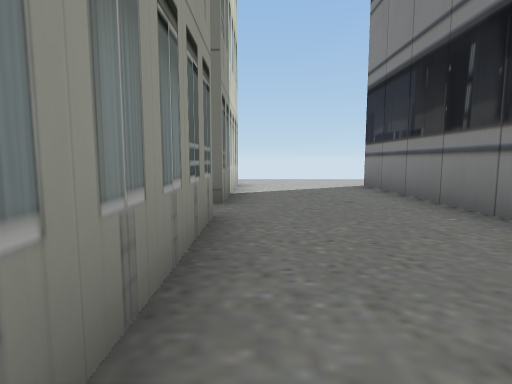
[1] (above)

24 first-person views from a walk through a 3-D level made in the Unity game engine. The camera is 1.3 m above the floor, tilts 6° down and sees 80° across. The floor is counted in squares, 2 m on a side. Each view is taken from the middle of a square. On the plan, view 1 faces up. The plan holds only what a view shows up to about 10 squares ahead; the rest is blank. The place goes on beyond the plan. Some surface patterns are stand-ins.

[2]
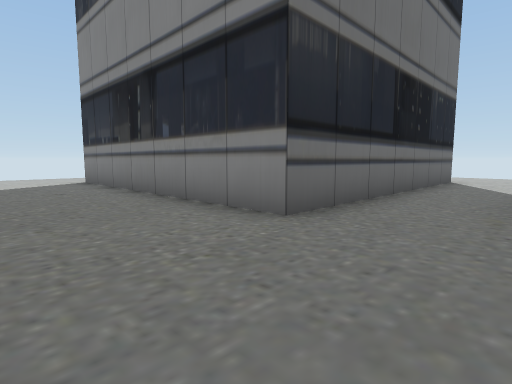

[3]
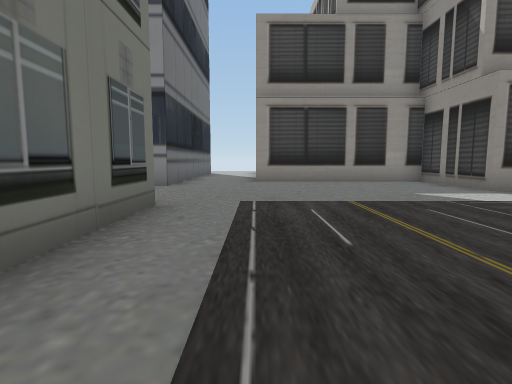

[4]
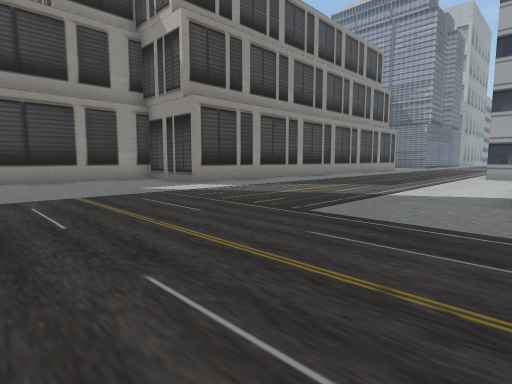

[5]
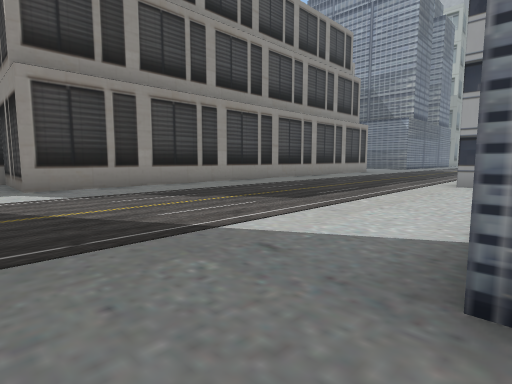

[6]
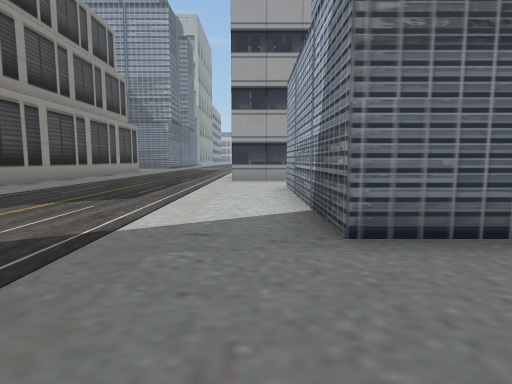

[7]
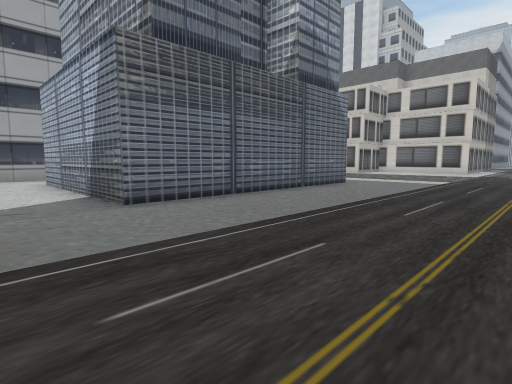

[8]
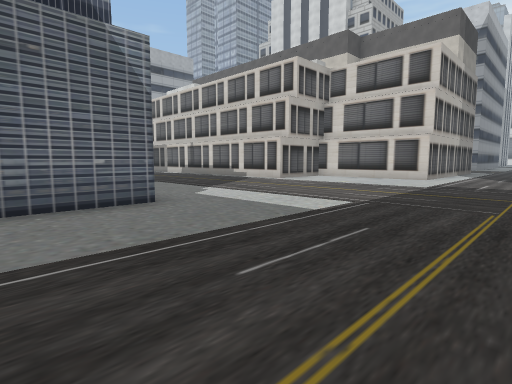

[9]
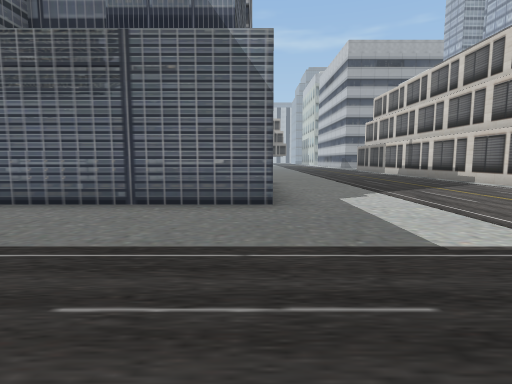

[10]
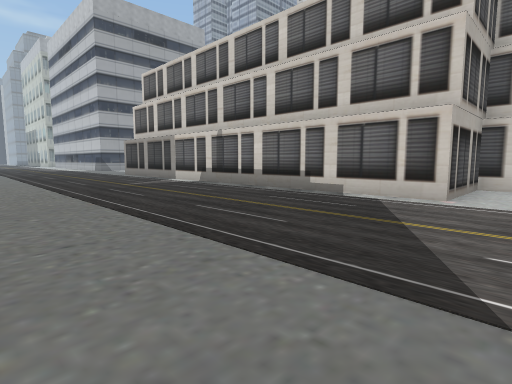

[11]
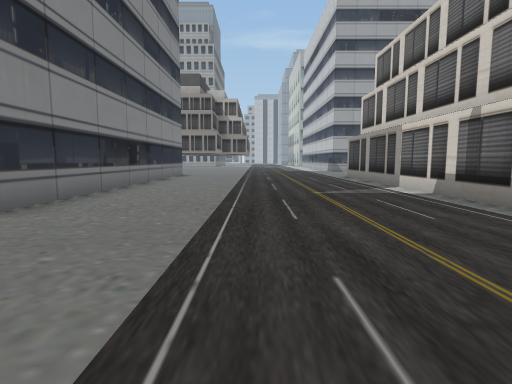

[12]
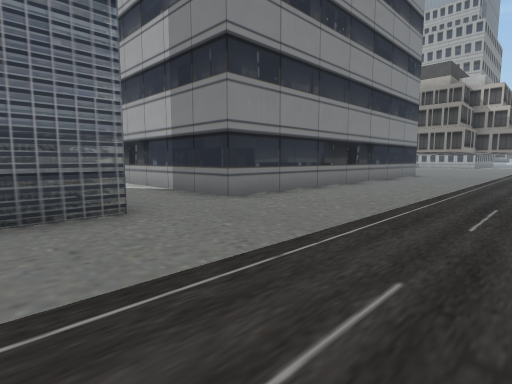

[13]
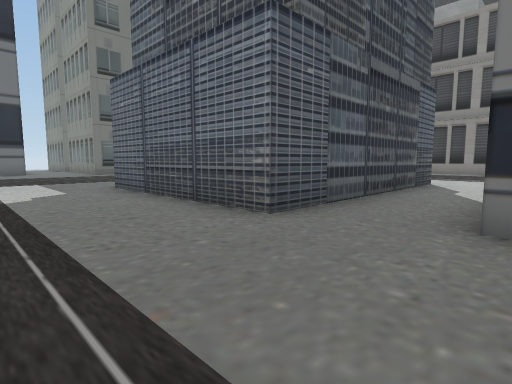

[14]
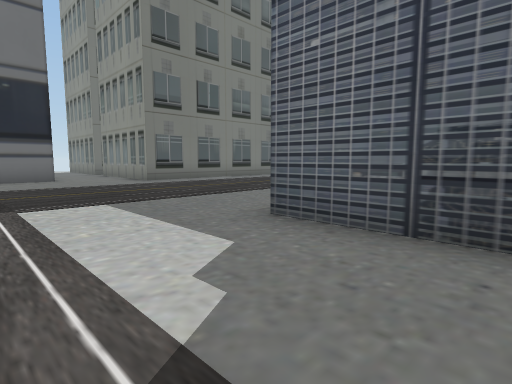

[15]
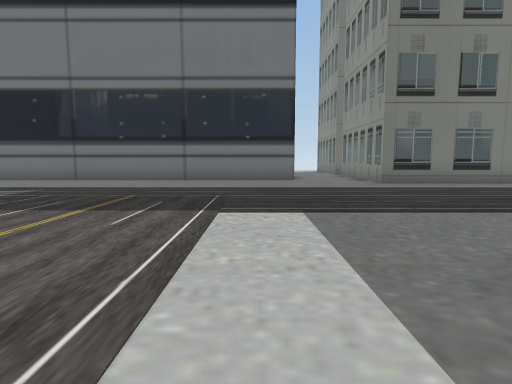

[16]
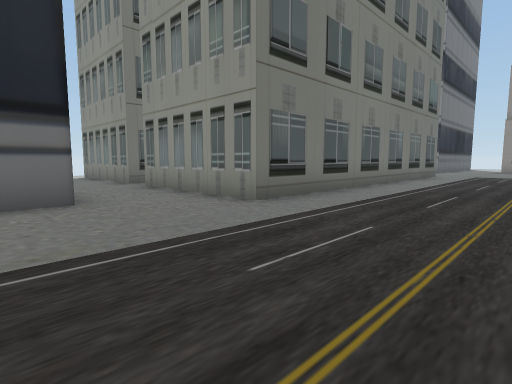

[17]
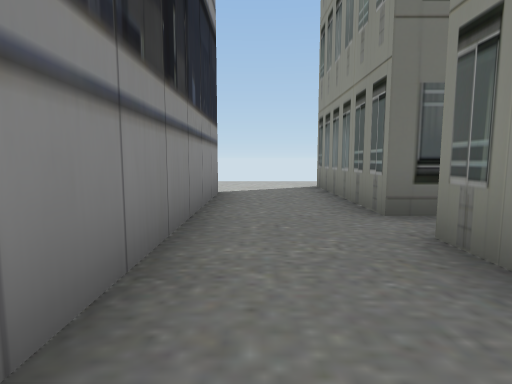

[18]
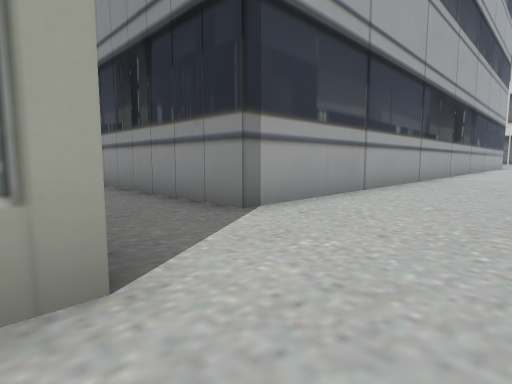

[19]
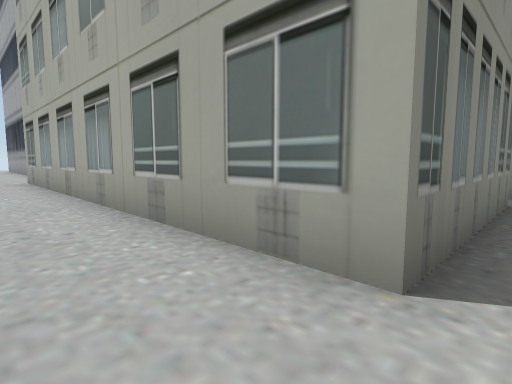

[20]
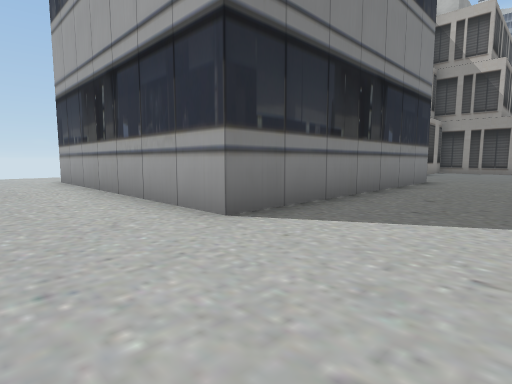

[21]
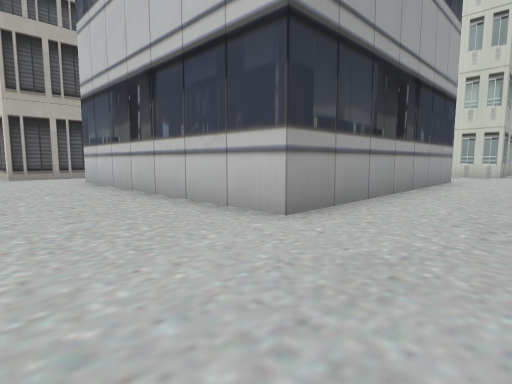

[22]
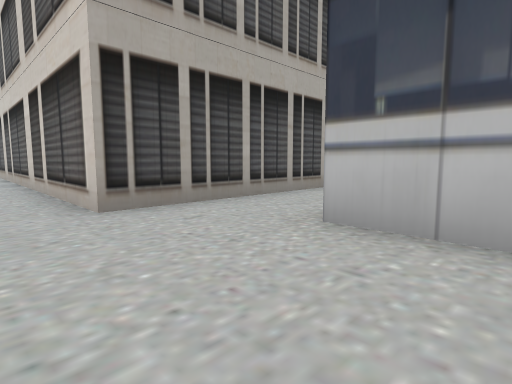

[23]
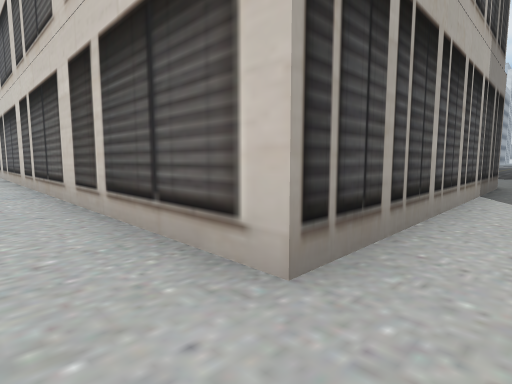

[24]
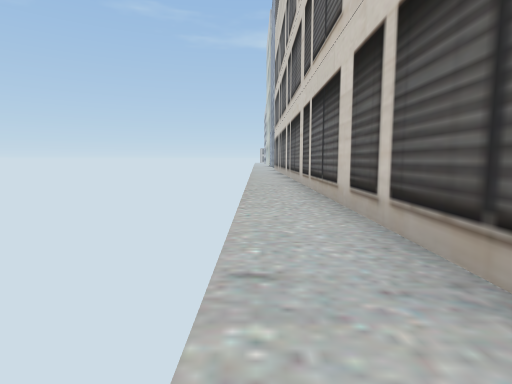

### Floor plan
Points are (right, up) in squares from view 1. A wall is a line through its corners. A room is listed if a view was taken in it or the views show most of it. See-through windows are left out.
Room 1 (views 1, 2, 3, 4, 5, 6, 7, 8, 9, 10, 11, 12, 13, 14, 15, 16, 17, 18, 19, 20, 21, 22, 23, 24)
walls: (-5.8, -7.5) (-5.8, -12.5) (-12.2, -12.5) (-12.2, -7.5) (-5.8, -7.5); (-0.5, -0.5) (-10.5, -0.5) (-10.5, 3.5); (2.8, 0.2) (2.8, 7.8) (10.2, 7.8) (10.2, 0.2) (2.8, 0.2); (-0.5, 3.5) (-0.5, 0.5); (-12.6, 1) (-21.5, 1); (-9.9, 4.5) (-10.5, 4.5) (-10.5, 8.5) (-0.5, 8.5) (-0.5, 4.5); (1.5, -15.1) (1.5, -7) (4.2, -7) (4.2, -2) (11.7, -2) (11.7, -16.1); (-21, -9.6) (-21, -10.2) (-18.5, -10.2) (-18.5, -21.1); (-11.8, -21) (-11.8, -14.5) (-4.2, -14.5); (-21.2, 7) (-12.7, 7) (-12.7, 1.8)

Positions as (right, up) in squares from view 1, and headings:
1: (0, 0), facing up
2: (0, -2), facing up-right
3: (-5, -2), facing right
4: (-6, -2), facing down-right
5: (-6, -6), facing down-right
6: (-5, -5), facing down
7: (-4, -3), facing down-left
8: (-10, -3), facing down-left
9: (-12, -3), facing down
10: (-13, -9), facing down-left
11: (-15, -11), facing down
12: (-16, -11), facing down-right
13: (-15, -15), facing up-right
14: (-15, -10), facing up-right
15: (-14, -9), facing up
16: (-14, -4), facing up-right
17: (-12, 1), facing up
18: (-10, 10), facing down-left
19: (-11, 10), facing down-right
20: (0, 10), facing down-right
21: (13, 10), facing down-left
22: (13, 2), facing down-left
23: (13, -1), facing down-left
24: (13, -6), facing down
